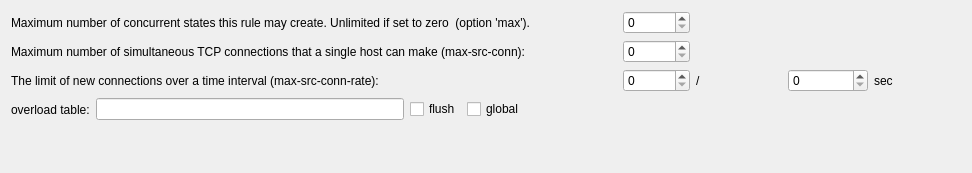
         <widget class="QWidget" name="tab13" >
          <attribute name="title" >
           <string>Limits</string>
          </attribute>
          <layout class="QGridLayout" >
           <item row="0" column="0" colspan="5" >
            <widget class="QLabel" name="textLabel1_2" >
             <property name="minimumSize" >
              <size>
               <width>300</width>
               <height>0</height>
              </size>
             </property>
             <property name="text" >
              <string>Maximum number of concurrent states this rule may create. Unlimited if set to zero  (option 'max').</string>
             </property>
             <property name="alignment" >
              <set>Qt::AlignVCenter</set>
             </property>
             <property name="wordWrap" >
              <bool>false</bool>
             </property>
            </widget>
           </item>
           <item row="0" column="5" >
            <widget class="QSpinBox" name="pf_rule_max_state" >
             <property name="toolTip" >
              <string>When this limit is reached, further packets matching the rule that would create state are dropped, until existing states time out.</string>
             </property>
             <property name="maximum" >
              <number>1000000</number>
             </property>
            </widget>
           </item>
           <item row="0" column="7" colspan="2" >
            <spacer>
             <property name="orientation" >
              <enum>Qt::Horizontal</enum>
             </property>
             <property name="sizeType" >
              <enum>QSizePolicy::Expanding</enum>
             </property>
             <property name="sizeHint" >
              <size>
               <width>101</width>
               <height>23</height>
              </size>
             </property>
            </spacer>
           </item>
           <item row="1" column="0" colspan="5" >
            <widget class="QLabel" name="textLabel3_5" >
             <property name="text" >
              <string>Maximum number of simultaneous TCP connections that a single host can make (max-src-conn):</string>
             </property>
             <property name="alignment" >
              <set>Qt::AlignVCenter</set>
             </property>
             <property name="wordWrap" >
              <bool>false</bool>
             </property>
            </widget>
           </item>
           <item row="1" column="5" >
            <widget class="QSpinBox" name="pf_max_src_conn" >
             <property name="sizePolicy" >
              <sizepolicy vsizetype="Fixed" hsizetype="Fixed" >
               <horstretch>0</horstretch>
               <verstretch>0</verstretch>
              </sizepolicy>
             </property>
             <property name="maximum" >
              <number>1000000</number>
             </property>
            </widget>
           </item>
           <item row="1" column="7" colspan="2" >
            <spacer>
             <property name="orientation" >
              <enum>Qt::Horizontal</enum>
             </property>
             <property name="sizeType" >
              <enum>QSizePolicy::Expanding</enum>
             </property>
             <property name="sizeHint" >
              <size>
               <width>101</width>
               <height>23</height>
              </size>
             </property>
            </spacer>
           </item>
           <item row="2" column="0" colspan="5" >
            <widget class="QLabel" name="textLabel4_2" >
             <property name="text" >
              <string>The limit of new connections over a time interval (max-src-conn-rate):</string>
             </property>
             <property name="alignment" >
              <set>Qt::AlignVCenter</set>
             </property>
             <property name="wordWrap" >
              <bool>false</bool>
             </property>
            </widget>
           </item>
           <item row="2" column="5" >
            <widget class="QSpinBox" name="pf_max_src_conn_rate_num" >
             <property name="sizePolicy" >
              <sizepolicy vsizetype="Fixed" hsizetype="Fixed" >
               <horstretch>0</horstretch>
               <verstretch>0</verstretch>
              </sizepolicy>
             </property>
             <property name="maximumSize" >
              <size>
               <width>80</width>
               <height>32767</height>
              </size>
             </property>
             <property name="maximum" >
              <number>1000000</number>
             </property>
            </widget>
           </item>
           <item row="2" column="6" >
            <widget class="QLabel" name="textLabel5_4" >
             <property name="text" >
              <string>/</string>
             </property>
             <property name="wordWrap" >
              <bool>false</bool>
             </property>
            </widget>
           </item>
           <item row="2" column="7" >
            <widget class="QSpinBox" name="pf_max_src_conn_rate_seconds" >
             <property name="sizePolicy" >
              <sizepolicy vsizetype="Fixed" hsizetype="Fixed" >
               <horstretch>0</horstretch>
               <verstretch>0</verstretch>
              </sizepolicy>
             </property>
             <property name="maximumSize" >
              <size>
               <width>80</width>
               <height>32767</height>
              </size>
             </property>
             <property name="maximum" >
              <number>1000000</number>
             </property>
            </widget>
           </item>
           <item row="2" column="8" >
            <widget class="QLabel" name="textLabel6_3" >
             <property name="text" >
              <string>sec</string>
             </property>
             <property name="wordWrap" >
              <bool>false</bool>
             </property>
            </widget>
           </item>
           <item row="3" column="0" >
            <widget class="QLabel" name="textLabel1_5" >
             <property name="sizePolicy" >
              <sizepolicy vsizetype="Preferred" hsizetype="Minimum" >
               <horstretch>0</horstretch>
               <verstretch>0</verstretch>
              </sizepolicy>
             </property>
             <property name="text" >
              <string>overload table:</string>
             </property>
             <property name="wordWrap" >
              <bool>false</bool>
             </property>
            </widget>
           </item>
           <item row="3" column="1" >
            <widget class="QLineEdit" name="pf_overload_table" >
             <property name="minimumSize" >
              <size>
               <width>100</width>
               <height>0</height>
              </size>
             </property>
            </widget>
           </item>
           <item row="3" column="2" >
            <widget class="QCheckBox" name="pf_flush" >
             <property name="text" >
              <string>flush</string>
             </property>
            </widget>
           </item>
           <item row="3" column="3" >
            <widget class="QCheckBox" name="pf_global" >
             <property name="text" >
              <string>global</string>
             </property>
            </widget>
           </item>
           <item row="3" column="4" colspan="5" >
            <spacer>
             <property name="orientation" >
              <enum>Qt::Horizontal</enum>
             </property>
             <property name="sizeType" >
              <enum>QSizePolicy::Expanding</enum>
             </property>
             <property name="sizeHint" >
              <size>
               <width>431</width>
               <height>23</height>
              </size>
             </property>
            </spacer>
           </item>
           <item row="4" column="1" >
            <spacer>
             <property name="orientation" >
              <enum>Qt::Vertical</enum>
             </property>
             <property name="sizeType" >
              <enum>QSizePolicy::Expanding</enum>
             </property>
             <property name="sizeHint" >
              <size>
               <width>22</width>
               <height>41</height>
              </size>
             </property>
            </spacer>
           </item>
          </layout>
         </widget>
